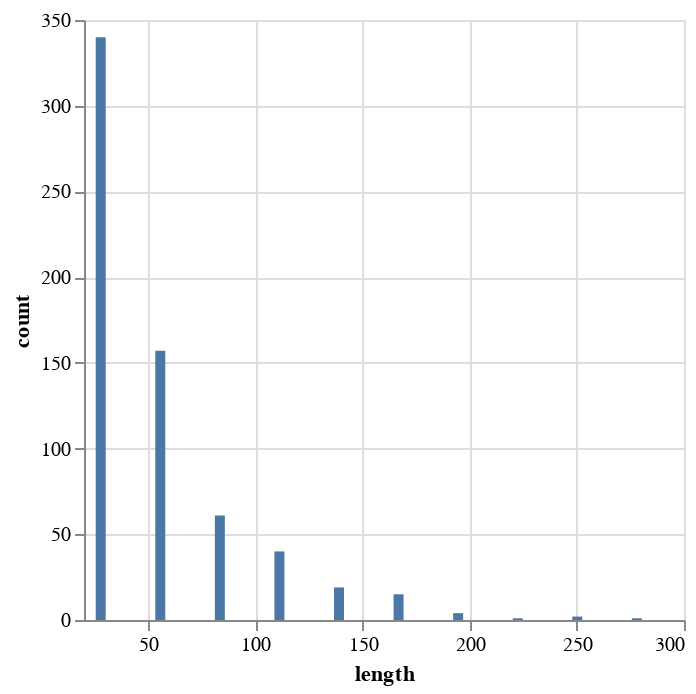

The notebook cell this image was saved under:
### Code cell
alt.Chart(pd.DataFrame({"count":counts,"length":bins[1:]})).mark_bar().encode(
    x='length',
    y='count'
)

### Figure 1 — Vega-Lite specification as saved in the notebook (floating-point values rounded to 4 significant figures)
{"config": {"view": {"continuousWidth": 300, "continuousHeight": 300}}, "data": {"name": "data-4edfb0a7be638601f14d816e04713cdb"}, "mark": {"type": "bar"}, "encoding": {"x": {"field": "length", "type": "quantitative"}, "y": {"field": "count", "type": "quantitative"}}, "$schema": "https://vega.github.io/schema/vega-lite/v5.20.1.json", "datasets": {"data-4edfb0a7be638601f14d816e04713cdb": [{"count": 340, "length": 27.8}, {"count": 157, "length": 55.6}, {"count": 61, "length": 83.4}, {"count": 40, "length": 111.2}, {"count": 19, "length": 139.0}, {"count": 15, "length": 166.8}, {"count": 4, "length": 194.6}, {"count": 1, "length": 222.4}, {"count": 2, "length": 250.2}, {"count": 1, "length": 278.0}]}}
